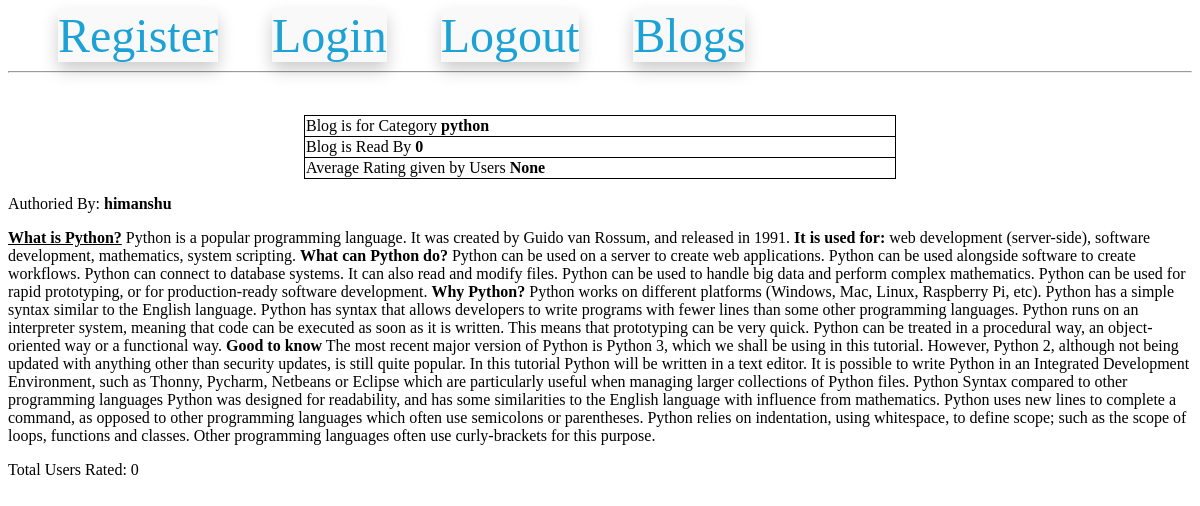
The app's page /blogDetail/1/himanshu/python (signed in) with its own data.
### models.py (models this page shows, shortened)
class BlogModel(db.Model):
    id = db.Column(db.Integer, primary_key=True)
    category_id = db.Column(
        db.Integer, db.ForeignKey("category_master.category_id"), nullable=False
    )
    blog_user_id = db.Column(db.Integer, db.ForeignKey("users.id"), nullable=False)
    blog_text = db.Column(db.Text, nullable=False)
    blog_creation_date = db.Column(db.DateTime)
    blog_read_count = db.Column(db.Integer, default=0)
    blog_rating_count = db.Column(db.Integer, default=0)

class UserModel(UserMixin, db.Model):
    __tablename__ = "users"
    id = db.Column(db.Integer, primary_key=True)
    email = db.Column(db.String(100), unique=True)
    username = db.Column(db.String(100))
    password_hash = db.Column(db.String(250))

### routes.py (the view, shortened to what this page needs)
@app.route(
    "/blogDetail/<int:blog_id>/<string:username>/<string:category>",
    methods=["GET", "POST"],
)
@login_required
def blog_detail(blog_id, username, category):
    blog = BlogModel.query.get(blog_id)
    if request.method == "GET":
        if current_user.id != blog.blog_user_id:
            blog.blog_read_count = blog.blog_read_count + 1
            db.session.commit()
        rating = (
            db.session.query(func.avg(BlogComment.blog_rating))
            .filter(BlogComment.blog_rating == int(blog_id))
            .first()[0]
        )
        return render_template(
            "/blog_details.html",
            blog=blog,
            rating=rating,
            author=username,
            category=category,
        )

### models.py (called while the page is built)
@login.user_loader
def load_user(id):
    return UserModel.query.get(int(id))

### templates/blog_details.html (shortened to what this page needs)
{% extends 'base.html' %}
{% block content %}
<br>
<form method="POST" action="">
  <center>
  <p>
   <table style="width:50%;">
    <tr>
     <td style="width:80%;">
      Blog is for Category <b>{{ category }}</b>
     </td>
    <tr>
    <tr>
     <td style="width:80%;">
      Blog is Read By <b>{{ blog.blog_read_count }}</b>
     </td>
    <tr>
    <tr>
     <td style="width:80%;">
      Average Rating given by Users <b>{{ rating }}</b>
     </td>
    </table>
   </p>
</center>
Authoried By: <b>{{ author }}</b>
<p>
{{ blog.blog_text|safe }}
</p>
<p>
Total Users Rated: {{ blog.blog_rating_count }}
</p>
{% endblock %}

### templates/blog_details.html (style rules this page uses)
table, tr { border: 1px solid black; border-radius: 12px; border-collapse: collapse; width: 100%; }

### records on screen
BlogModel: blog_read_count "0", blog_text "What is Python? Python is a popular programming language. It was created by Guido van Rossum, and released in 1991. It is used for: web development (server-side), software development, mathematics, system scripting. What can Python do? Python can be used on a server to create web applications. Python can be used alongside software to create workflows. Python can connect to database systems. It can also read and modify files. Python can be used to handle big data and perform complex mathematics. Python can be used for rapid prototyping, or for production-ready software development. Why Python? Python works on different platforms (Windows, Mac, Linux, Raspberry Pi, etc). Python has a simple…", blog_rating_count "0"
UserModel: username "himanshu"

### other values on screen
{{ category }} "python"
{{ rating }} "None"
